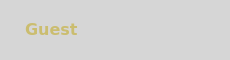
<?xml version="1.0" encoding="UTF-8"?>
<ui version="4.0">
 <class>UserChild</class>
 <widget class="QMdiSubWindow" name="UserChild">
  <property name="geometry">
   <rect>
    <x>0</x>
    <y>0</y>
    <width>230</width>
    <height>60</height>
   </rect>
  </property>
  <property name="sizePolicy">
   <sizepolicy hsizetype="Fixed" vsizetype="Fixed">
    <horstretch>0</horstretch>
    <verstretch>0</verstretch>
   </sizepolicy>
  </property>
  <property name="maximumSize">
   <size>
    <width>230</width>
    <height>60</height>
   </size>
  </property>
  <property name="windowTitle">
   <string>MainWindow</string>
  </property>
  <property name="styleSheet">
   <string notr="true">#UserChild{
background-color: rgb(214, 214, 214);
}</string>
  </property>
  <widget class="QWidget" name="centralwidget" native="true">
   <property name="geometry">
    <rect>
     <x>0</x>
     <y>0</y>
     <width>230</width>
     <height>60</height>
    </rect>
   </property>
   <property name="styleSheet">
    <string notr="true">#centralwidget{
background-image: url(:/images/images/NamePlaque.png);
}</string>
   </property>
   <widget class="QLabel" name="username">
    <property name="geometry">
     <rect>
      <x>25</x>
      <y>19</y>
      <width>181</width>
      <height>21</height>
     </rect>
    </property>
    <property name="font">
     <font>
      <family>Verdana</family>
      <pointsize>12</pointsize>
      <weight>75</weight>
      <bold>true</bold>
     </font>
    </property>
    <property name="text">
     <string>&lt;html&gt;&lt;head/&gt;&lt;body&gt;&lt;p&gt;&lt;span style=&quot; color:#cbbd6f;&quot;&gt;Guest&lt;/span&gt;&lt;/p&gt;&lt;/body&gt;&lt;/html&gt;</string>
    </property>
   </widget>
  </widget>
 </widget>
 <customwidgets>
  <customwidget>
   <class>QMdiSubWindow</class>
   <extends>QWidget</extends>
   <header>qmdisubwindow.h</header>
   <container>1</container>
  </customwidget>
 </customwidgets>
 <resources/>
 <connections/>
</ui>
